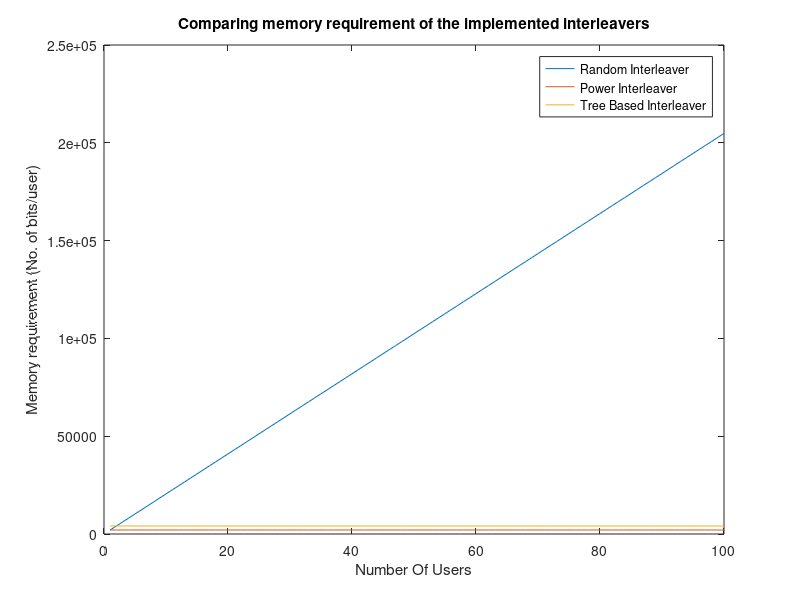

Recreate this plot in MATLAB.
clc;
clear all;
close all;
%% Comparing memory requirement of Interleavers based on the number of bits required per user 
nUsers= 1:1:100;
blockSize=256;

%% For random Interleavers
%Each user saves the whole package of interleavers used in the system even
%for all the other users. The base station communicates the user index
%then user specific interleaver is assigned based on the given index.

mem_Random= nUsers.*nUsers.*(log2(blockSize)*blockSize);



%% For Power Interleavers "Master Random Interleavers"
%For all users we need to store only the master random interleaver

mem_Power= nUsers.*(log2(blockSize)*blockSize)  ;

%% For tree based Interleavers
%For all users we need to store only the two main interleavers

mem_Tree= nUsers.*(2*log2(blockSize)*blockSize)  ;

%% plotting memory requirement versus number of users 
figure();

plot(nUsers,mem_Random./nUsers,nUsers,mem_Power./nUsers,nUsers,mem_Tree./nUsers);
legend('Random Interleaver','Power Interleaver','Tree Based Interleaver','Location','best');
xlabel({'Number Of Users'});
ylabel({'Memory requirement (No. of bits/user)'});
title({'Comparing memory requirement of the implemented interleavers'});
tmp=mem_Power./nUsers;
tmp(1,50)
tmp=mem_Random./nUsers;
tmp(1,50)
tmp=mem_Tree./nUsers;
tmp(1,50)
